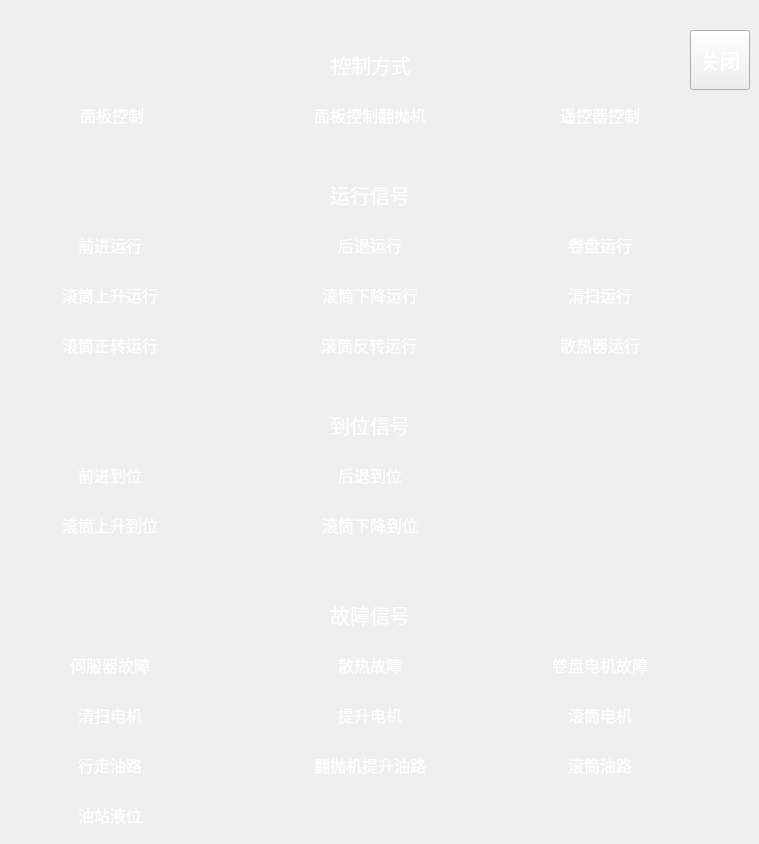
   <widget class="QWidget" name="tab_2">
    <attribute name="title">
     <string>设备状态</string>
    </attribute>
    <widget class="QPushButton" name="closePushButton2">
     <property name="geometry">
      <rect>
       <x>690</x>
       <y>30</y>
       <width>60</width>
       <height>60</height>
      </rect>
     </property>
     <property name="font">
      <font>
       <pointsize>15</pointsize>
       <weight>75</weight>
       <bold>true</bold>
      </font>
     </property>
     <property name="styleSheet">
      <string notr="true">color: rgb(255, 255, 255);</string>
     </property>
     <property name="text">
      <string>关闭</string>
     </property>
    </widget>
    <widget class="QLabel" name="label_44">
     <property name="geometry">
      <rect>
       <x>540</x>
       <y>100</y>
       <width>120</width>
       <height>30</height>
      </rect>
     </property>
     <property name="font">
      <font>
       <pointsize>12</pointsize>
      </font>
     </property>
     <property name="styleSheet">
      <string notr="true">color: rgb(255, 255, 255);
background-image: url(:/pic/field_bg.png);</string>
     </property>
     <property name="text">
      <string>遥控器控制</string>
     </property>
     <property name="alignment">
      <set>Qt::AlignCenter</set>
     </property>
    </widget>
    <widget class="QLabel" name="FPJ_REMOTE_CONTROL_MODE_2_label">
     <property name="geometry">
      <rect>
       <x>670</x>
       <y>100</y>
       <width>35</width>
       <height>35</height>
      </rect>
     </property>
     <property name="styleSheet">
      <string notr="true">background-image: url(:/pic/wheel_run.png);</string>
     </property>
     <property name="text">
      <string/>
     </property>
    </widget>
    <widget class="QLabel" name="label_45">
     <property name="geometry">
      <rect>
       <x>52</x>
       <y>100</y>
       <width>120</width>
       <height>30</height>
      </rect>
     </property>
     <property name="font">
      <font>
       <pointsize>12</pointsize>
      </font>
     </property>
     <property name="styleSheet">
      <string notr="true">color: rgb(255, 255, 255);
background-image: url(:/pic/field_bg.png);</string>
     </property>
     <property name="text">
      <string>面板控制</string>
     </property>
     <property name="alignment">
      <set>Qt::AlignCenter</set>
     </property>
    </widget>
    <widget class="QLabel" name="FPJ_CONTROL_MODE_label">
     <property name="geometry">
      <rect>
       <x>181</x>
       <y>99</y>
       <width>35</width>
       <height>35</height>
      </rect>
     </property>
     <property name="styleSheet">
      <string notr="true">background-image: url(:/pic/wheel_run.png);</string>
     </property>
     <property name="text">
      <string/>
     </property>
    </widget>
    <widget class="QLabel" name="label_46">
     <property name="geometry">
      <rect>
       <x>321</x>
       <y>50</y>
       <width>100</width>
       <height>30</height>
      </rect>
     </property>
     <property name="font">
      <font>
       <pointsize>15</pointsize>
      </font>
     </property>
     <property name="styleSheet">
      <string notr="true">color: rgb(255, 255, 255);
background-image: url(:/pic/field_bg.png);</string>
     </property>
     <property name="text">
      <string>控制方式</string>
     </property>
     <property name="alignment">
      <set>Qt::AlignCenter</set>
     </property>
    </widget>
    <widget class="QLabel" name="label_47">
     <property name="geometry">
      <rect>
       <x>320</x>
       <y>180</y>
       <width>100</width>
       <height>30</height>
      </rect>
     </property>
     <property name="font">
      <font>
       <pointsize>15</pointsize>
      </font>
     </property>
     <property name="styleSheet">
      <string notr="true">color: rgb(255, 255, 255);
background-image: url(:/pic/field_bg.png);</string>
     </property>
     <property name="text">
      <string>运行信号</string>
     </property>
     <property name="alignment">
      <set>Qt::AlignCenter</set>
     </property>
    </widget>
    <widget class="QLabel" name="FPJ_REMOTE_CONTROL_MODE_1_label">
     <property name="geometry">
      <rect>
       <x>440</x>
       <y>100</y>
       <width>35</width>
       <height>35</height>
      </rect>
     </property>
     <property name="styleSheet">
      <string notr="true">background-image: url(:/pic/wheel_run.png);</string>
     </property>
     <property name="text">
      <string/>
     </property>
    </widget>
    <widget class="QLabel" name="label_48">
     <property name="geometry">
      <rect>
       <x>310</x>
       <y>100</y>
       <width>120</width>
       <height>30</height>
      </rect>
     </property>
     <property name="font">
      <font>
       <pointsize>12</pointsize>
      </font>
     </property>
     <property name="styleSheet">
      <string notr="true">color: rgb(255, 255, 255);
background-image: url(:/pic/field_bg.png);</string>
     </property>
     <property name="text">
      <string>面板控制翻抛机</string>
     </property>
     <property name="alignment">
      <set>Qt::AlignCenter</set>
     </property>
    </widget>
    <widget class="QLabel" name="label_19">
     <property name="geometry">
      <rect>
       <x>310</x>
       <y>230</y>
       <width>120</width>
       <height>30</height>
      </rect>
     </property>
     <property name="font">
      <font>
       <pointsize>12</pointsize>
      </font>
     </property>
     <property name="styleSheet">
      <string notr="true">color: rgb(255, 255, 255);
background-image: url(:/pic/field_bg.png);</string>
     </property>
     <property name="text">
      <string>后退运行</string>
     </property>
     <property name="alignment">
      <set>Qt::AlignCenter</set>
     </property>
    </widget>
    <widget class="QLabel" name="label_10">
     <property name="geometry">
      <rect>
       <x>50</x>
       <y>230</y>
       <width>120</width>
       <height>30</height>
      </rect>
     </property>
     <property name="font">
      <font>
       <pointsize>12</pointsize>
      </font>
     </property>
     <property name="styleSheet">
      <string notr="true">color: rgb(255, 255, 255);
background-image: url(:/pic/field_bg.png);</string>
     </property>
     <property name="text">
      <string>前进运行</string>
     </property>
     <property name="alignment">
      <set>Qt::AlignCenter</set>
     </property>
    </widget>
    <widget class="QLabel" name="FPJ_ROLLER_F_label">
     <property name="geometry">
      <rect>
       <x>180</x>
       <y>230</y>
       <width>35</width>
       <height>35</height>
      </rect>
     </property>
     <property name="styleSheet">
      <string notr="true">background-image: url(:/pic/wheel_run.png);</string>
     </property>
     <property name="text">
      <string/>
     </property>
    </widget>
    <widget class="QLabel" name="FPJ_ROLLER_B_label">
     <property name="geometry">
      <rect>
       <x>440</x>
       <y>230</y>
       <width>35</width>
       <height>35</height>
      </rect>
     </property>
     <property name="styleSheet">
      <string notr="true">background-image: url(:/pic/wheel_run.png);</string>
     </property>
     <property name="text">
      <string/>
     </property>
    </widget>
    <widget class="QLabel" name="FPJ_SPOOL_RUN_label">
     <property name="geometry">
      <rect>
       <x>670</x>
       <y>230</y>
       <width>35</width>
       <height>35</height>
      </rect>
     </property>
     <property name="styleSheet">
      <string notr="true">background-image: url(:/pic/wheel_run.png);</string>
     </property>
     <property name="text">
      <string/>
     </property>
    </widget>
    <widget class="QLabel" name="label_30">
     <property name="geometry">
      <rect>
       <x>540</x>
       <y>230</y>
       <width>120</width>
       <height>30</height>
      </rect>
     </property>
     <property name="font">
      <font>
       <pointsize>12</pointsize>
      </font>
     </property>
     <property name="styleSheet">
      <string notr="true">color: rgb(255, 255, 255);
background-image: url(:/pic/field_bg.png);</string>
     </property>
     <property name="text">
      <string>卷盘运行</string>
     </property>
     <property name="alignment">
      <set>Qt::AlignCenter</set>
     </property>
    </widget>
    <widget class="QLabel" name="FPJ_SWEEPING_label">
     <property name="geometry">
      <rect>
       <x>670</x>
       <y>280</y>
       <width>35</width>
       <height>35</height>
      </rect>
     </property>
     <property name="styleSheet">
      <string notr="true">background-image: url(:/pic/wheel_run.png);</string>
     </property>
     <property name="text">
      <string/>
     </property>
    </widget>
    <widget class="QLabel" name="label_20">
     <property name="geometry">
      <rect>
       <x>50</x>
       <y>280</y>
       <width>120</width>
       <height>30</height>
      </rect>
     </property>
     <property name="font">
      <font>
       <pointsize>12</pointsize>
      </font>
     </property>
     <property name="styleSheet">
      <string notr="true">color: rgb(255, 255, 255);
background-image: url(:/pic/field_bg.png);</string>
     </property>
     <property name="text">
      <string>滚筒上升运行</string>
     </property>
     <property name="alignment">
      <set>Qt::AlignCenter</set>
     </property>
    </widget>
    <widget class="QLabel" name="label_11">
     <property name="geometry">
      <rect>
       <x>540</x>
       <y>280</y>
       <width>120</width>
       <height>30</height>
      </rect>
     </property>
     <property name="font">
      <font>
       <pointsize>12</pointsize>
      </font>
     </property>
     <property name="styleSheet">
      <string notr="true">color: rgb(255, 255, 255);
background-image: url(:/pic/field_bg.png);</string>
     </property>
     <property name="text">
      <string>清扫运行</string>
     </property>
     <property name="alignment">
      <set>Qt::AlignCenter</set>
     </property>
    </widget>
    <widget class="QLabel" name="FPJ_ROLLER_R_label">
     <property name="geometry">
      <rect>
       <x>180</x>
       <y>280</y>
       <width>35</width>
       <height>35</height>
      </rect>
     </property>
     <property name="styleSheet">
      <string notr="true">background-image: url(:/pic/wheel_run.png);</string>
     </property>
     <property name="text">
      <string/>
     </property>
    </widget>
    <widget class="QLabel" name="label_31">
     <property name="geometry">
      <rect>
       <x>310</x>
       <y>280</y>
       <width>120</width>
       <height>30</height>
      </rect>
     </property>
     <property name="font">
      <font>
       <pointsize>12</pointsize>
      </font>
     </property>
     <property name="styleSheet">
      <string notr="true">color: rgb(255, 255, 255);
background-image: url(:/pic/field_bg.png);</string>
     </property>
     <property name="text">
      <string>滚筒下降运行</string>
     </property>
     <property name="alignment">
      <set>Qt::AlignCenter</set>
     </property>
    </widget>
    <widget class="QLabel" name="FPJ_ROLLER_D_label">
     <property name="geometry">
      <rect>
       <x>440</x>
       <y>280</y>
       <width>35</width>
       <height>35</height>
      </rect>
     </property>
     <property name="styleSheet">
      <string notr="true">background-image: url(:/pic/wheel_run.png);</string>
     </property>
     <property name="text">
      <string/>
     </property>
    </widget>
    <widget class="QLabel" name="label_43">
     <property name="geometry">
      <rect>
       <x>309</x>
       <y>330</y>
       <width>120</width>
       <height>30</height>
      </rect>
     </property>
     <property name="font">
      <font>
       <pointsize>12</pointsize>
      </font>
     </property>
     <property name="styleSheet">
      <string notr="true">color: rgb(255, 255, 255);
background-image: url(:/pic/field_bg.png);</string>
     </property>
     <property name="text">
      <string>滚筒反转运行</string>
     </property>
     <property name="alignment">
      <set>Qt::AlignCenter</set>
     </property>
    </widget>
    <widget class="QLabel" name="label_12">
     <property name="geometry">
      <rect>
       <x>540</x>
       <y>330</y>
       <width>120</width>
       <height>30</height>
      </rect>
     </property>
     <property name="font">
      <font>
       <pointsize>12</pointsize>
      </font>
     </property>
     <property name="styleSheet">
      <string notr="true">color: rgb(255, 255, 255);
background-image: url(:/pic/field_bg.png);</string>
     </property>
     <property name="text">
      <string>散热器运行</string>
     </property>
     <property name="alignment">
      <set>Qt::AlignCenter</set>
     </property>
    </widget>
    <widget class="QLabel" name="FPJ_ROLLER_CORO_RUN_label">
     <property name="geometry">
      <rect>
       <x>180</x>
       <y>330</y>
       <width>35</width>
       <height>35</height>
      </rect>
     </property>
     <property name="styleSheet">
      <string notr="true">background-image: url(:/pic/wheel_run.png);</string>
     </property>
     <property name="text">
      <string/>
     </property>
    </widget>
    <widget class="QLabel" name="FPJ_ROLLER_INVE_RUN_label">
     <property name="geometry">
      <rect>
       <x>440</x>
       <y>330</y>
       <width>35</width>
       <height>35</height>
      </rect>
     </property>
     <property name="styleSheet">
      <string notr="true">background-image: url(:/pic/wheel_run.png);</string>
     </property>
     <property name="text">
      <string/>
     </property>
    </widget>
    <widget class="QLabel" name="label_24">
     <property name="geometry">
      <rect>
       <x>50</x>
       <y>330</y>
       <width>120</width>
       <height>30</height>
      </rect>
     </property>
     <property name="font">
      <font>
       <pointsize>12</pointsize>
      </font>
     </property>
     <property name="styleSheet">
      <string notr="true">color: rgb(255, 255, 255);
background-image: url(:/pic/field_bg.png);</string>
     </property>
     <property name="text">
      <string>滚筒正转运行</string>
     </property>
     <property name="alignment">
      <set>Qt::AlignCenter</set>
     </property>
    </widget>
    <widget class="QLabel" name="FPJ_COOLER_RUN_label">
     <property name="geometry">
      <rect>
       <x>670</x>
       <y>330</y>
       <width>35</width>
       <height>35</height>
      </rect>
     </property>
     <property name="styleSheet">
      <string notr="true">background-image: url(:/pic/wheel_run.png);</string>
     </property>
     <property name="text">
      <string/>
     </property>
    </widget>
    <widget class="QLabel" name="label_49">
     <property name="geometry">
      <rect>
       <x>320</x>
       <y>600</y>
       <width>100</width>
       <height>30</height>
      </rect>
     </property>
     <property name="font">
      <font>
       <pointsize>15</pointsize>
      </font>
     </property>
     <property name="styleSheet">
      <string notr="true">color: rgb(255, 255, 255);
background-image: url(:/pic/field_bg.png);</string>
     </property>
     <property name="text">
      <string>故障信号</string>
     </property>
     <property name="alignment">
      <set>Qt::AlignCenter</set>
     </property>
    </widget>
    <widget class="QLabel" name="label_50">
     <property name="geometry">
      <rect>
       <x>320</x>
       <y>410</y>
       <width>100</width>
       <height>30</height>
      </rect>
     </property>
     <property name="font">
      <font>
       <pointsize>15</pointsize>
      </font>
     </property>
     <property name="styleSheet">
      <string notr="true">color: rgb(255, 255, 255);
background-image: url(:/pic/field_bg.png);</string>
     </property>
     <property name="text">
      <string>到位信号</string>
     </property>
     <property name="alignment">
      <set>Qt::AlignCenter</set>
     </property>
    </widget>
    <widget class="QLabel" name="FPJ_B_IN_PLACE_label">
     <property name="geometry">
      <rect>
       <x>440</x>
       <y>460</y>
       <width>35</width>
       <height>35</height>
      </rect>
     </property>
     <property name="styleSheet">
      <string notr="true">background-image: url(:/pic/wheel_run.png);</string>
     </property>
     <property name="text">
      <string/>
     </property>
    </widget>
    <widget class="QLabel" name="label_9">
     <property name="geometry">
      <rect>
       <x>310</x>
       <y>460</y>
       <width>120</width>
       <height>30</height>
      </rect>
     </property>
     <property name="font">
      <font>
       <pointsize>12</pointsize>
      </font>
     </property>
     <property name="styleSheet">
      <string notr="true">color: rgb(255, 255, 255);
background-image: url(:/pic/field_bg.png);</string>
     </property>
     <property name="text">
      <string>后退到位</string>
     </property>
     <property name="alignment">
      <set>Qt::AlignCenter</set>
     </property>
    </widget>
    <widget class="QLabel" name="label_28">
     <property name="geometry">
      <rect>
       <x>50</x>
       <y>460</y>
       <width>120</width>
       <height>30</height>
      </rect>
     </property>
     <property name="font">
      <font>
       <pointsize>12</pointsize>
      </font>
     </property>
     <property name="styleSheet">
      <string notr="true">color: rgb(255, 255, 255);
background-image: url(:/pic/field_bg.png);</string>
     </property>
     <property name="text">
      <string>前进到位</string>
     </property>
     <property name="alignment">
      <set>Qt::AlignCenter</set>
     </property>
    </widget>
    <widget class="QLabel" name="FPJ_F_IN_PLACE_label">
     <property name="geometry">
      <rect>
       <x>180</x>
       <y>460</y>
       <width>35</width>
       <height>35</height>
      </rect>
     </property>
     <property name="styleSheet">
      <string notr="true">background-image: url(:/pic/wheel_run.png);</string>
     </property>
     <property name="text">
      <string/>
     </property>
    </widget>
    <widget class="QLabel" name="label_29">
     <property name="geometry">
      <rect>
       <x>310</x>
       <y>510</y>
       <width>120</width>
       <height>30</height>
      </rect>
     </property>
     <property name="font">
      <font>
       <pointsize>12</pointsize>
      </font>
     </property>
     <property name="styleSheet">
      <string notr="true">color: rgb(255, 255, 255);
background-image: url(:/pic/field_bg.png);</string>
     </property>
     <property name="text">
      <string>滚筒下降到位</string>
     </property>
     <property name="alignment">
      <set>Qt::AlignCenter</set>
     </property>
    </widget>
    <widget class="QLabel" name="FPJ_ROLLER_R_IN_PLACE_label">
     <property name="geometry">
      <rect>
       <x>180</x>
       <y>510</y>
       <width>35</width>
       <height>35</height>
      </rect>
     </property>
     <property name="styleSheet">
      <string notr="true">background-image: url(:/pic/wheel_run.png);</string>
     </property>
     <property name="text">
      <string/>
     </property>
    </widget>
    <widget class="QLabel" name="FPJ_ROLLER_D_IN_PLACE_label">
     <property name="geometry">
      <rect>
       <x>440</x>
       <y>510</y>
       <width>35</width>
       <height>35</height>
      </rect>
     </property>
     <property name="styleSheet">
      <string notr="true">background-image: url(:/pic/wheel_run.png);</string>
     </property>
     <property name="text">
      <string/>
     </property>
    </widget>
    <widget class="QLabel" name="label_18">
     <property name="geometry">
      <rect>
       <x>50</x>
       <y>510</y>
       <width>120</width>
       <height>30</height>
      </rect>
     </property>
     <property name="font">
      <font>
       <pointsize>12</pointsize>
      </font>
     </property>
     <property name="styleSheet">
      <string notr="true">color: rgb(255, 255, 255);
background-image: url(:/pic/field_bg.png);</string>
     </property>
     <property name="text">
      <string>滚筒上升到位</string>
     </property>
     <property name="alignment">
      <set>Qt::AlignCenter</set>
     </property>
    </widget>
    <widget class="QLabel" name="label_32">
     <property name="geometry">
      <rect>
       <x>310</x>
       <y>650</y>
       <width>120</width>
       <height>30</height>
      </rect>
     </property>
     <property name="font">
      <font>
       <pointsize>12</pointsize>
      </font>
     </property>
     <property name="styleSheet">
      <string notr="true">color: rgb(255, 255, 255);
background-image: url(:/pic/field_bg.png);</string>
     </property>
     <property name="text">
      <string>散热故障</string>
     </property>
     <property name="alignment">
      <set>Qt::AlignCenter</set>
     </property>
    </widget>
    <widget class="QLabel" name="FPJ_COOLER_1_FAULT_label">
     <property name="geometry">
      <rect>
       <x>440</x>
       <y>650</y>
       <width>35</width>
       <height>35</height>
      </rect>
     </property>
     <property name="styleSheet">
      <string notr="true">background-image: url(:/pic/wheel_run.png);</string>
     </property>
     <property name="text">
      <string/>
     </property>
    </widget>
    <widget class="QLabel" name="FPJ_SERVO_1_FAULT_label">
     <property name="geometry">
      <rect>
       <x>180</x>
       <y>650</y>
       <width>35</width>
       <height>35</height>
      </rect>
     </property>
     <property name="styleSheet">
      <string notr="true">background-image: url(:/pic/wheel_run.png);</string>
     </property>
     <property name="text">
      <string/>
     </property>
    </widget>
    <widget class="QLabel" name="label_34">
     <property name="geometry">
      <rect>
       <x>540</x>
       <y>650</y>
       <width>120</width>
       <height>30</height>
      </rect>
     </property>
     <property name="font">
      <font>
       <pointsize>12</pointsize>
      </font>
     </property>
     <property name="styleSheet">
      <string notr="true">color: rgb(255, 255, 255);
background-image: url(:/pic/field_bg.png);</string>
     </property>
     <property name="text">
      <string>卷盘电机故障</string>
     </property>
     <property name="alignment">
      <set>Qt::AlignCenter</set>
     </property>
    </widget>
    <widget class="QLabel" name="label_25">
     <property name="geometry">
      <rect>
       <x>50</x>
       <y>650</y>
       <width>120</width>
       <height>30</height>
      </rect>
     </property>
     <property name="font">
      <font>
       <pointsize>12</pointsize>
      </font>
     </property>
     <property name="styleSheet">
      <string notr="true">color: rgb(255, 255, 255);
background-image: url(:/pic/field_bg.png);</string>
     </property>
     <property name="text">
      <string>伺服器故障</string>
     </property>
     <property name="alignment">
      <set>Qt::AlignCenter</set>
     </property>
    </widget>
    <widget class="QLabel" name="FPJ_SPOOL_FAULT_label">
     <property name="geometry">
      <rect>
       <x>670</x>
       <y>650</y>
       <width>35</width>
       <height>35</height>
      </rect>
     </property>
     <property name="styleSheet">
      <string notr="true">background-image: url(:/pic/wheel_run.png);</string>
     </property>
     <property name="text">
      <string/>
     </property>
    </widget>
    <widget class="QLabel" name="label_36">
     <property name="geometry">
      <rect>
       <x>310</x>
       <y>700</y>
       <width>120</width>
       <height>30</height>
      </rect>
     </property>
     <property name="font">
      <font>
       <pointsize>12</pointsize>
      </font>
     </property>
     <property name="styleSheet">
      <string notr="true">color: rgb(255, 255, 255);
background-image: url(:/pic/field_bg.png);</string>
     </property>
     <property name="text">
      <string>提升电机</string>
     </property>
     <property name="alignment">
      <set>Qt::AlignCenter</set>
     </property>
    </widget>
    <widget class="QLabel" name="label_35">
     <property name="geometry">
      <rect>
       <x>50</x>
       <y>700</y>
       <width>120</width>
       <height>30</height>
      </rect>
     </property>
     <property name="font">
      <font>
       <pointsize>12</pointsize>
      </font>
     </property>
     <property name="styleSheet">
      <string notr="true">color: rgb(255, 255, 255);
background-image: url(:/pic/field_bg.png);</string>
     </property>
     <property name="text">
      <string>清扫电机</string>
     </property>
     <property name="alignment">
      <set>Qt::AlignCenter</set>
     </property>
    </widget>
    <widget class="QLabel" name="FPJ_LIFTING_EM_FAULT_label">
     <property name="geometry">
      <rect>
       <x>440</x>
       <y>700</y>
       <width>35</width>
       <height>35</height>
      </rect>
     </property>
     <property name="styleSheet">
      <string notr="true">background-image: url(:/pic/wheel_run.png);</string>
     </property>
     <property name="text">
      <string/>
     </property>
    </widget>
    <widget class="QLabel" name="FPJ_SWEEPING_EM_FAULT_label">
     <property name="geometry">
      <rect>
       <x>180</x>
       <y>700</y>
       <width>35</width>
       <height>35</height>
      </rect>
     </property>
     <property name="styleSheet">
      <string notr="true">background-image: url(:/pic/wheel_run.png);</string>
     </property>
     <property name="text">
      <string/>
     </property>
    </widget>
    <widget class="QLabel" name="FPJ_ROLLER_EM_FAULT_label">
     <property name="geometry">
      <rect>
       <x>670</x>
       <y>700</y>
       <width>35</width>
       <height>35</height>
      </rect>
     </property>
     <property name="styleSheet">
      <string notr="true">background-image: url(:/pic/wheel_run.png);</string>
     </property>
     <property name="text">
      <string/>
     </property>
    </widget>
    <widget class="QLabel" name="label_39">
     <property name="geometry">
      <rect>
       <x>540</x>
       <y>700</y>
       <width>120</width>
       <height>30</height>
      </rect>
     </property>
     <property name="font">
      <font>
       <pointsize>12</pointsize>
      </font>
     </property>
     <property name="styleSheet">
      <string notr="true">color: rgb(255, 255, 255);
background-image: url(:/pic/field_bg.png);</string>
     </property>
     <property name="text">
      <string>滚筒电机</string>
     </property>
     <property name="alignment">
      <set>Qt::AlignCenter</set>
     </property>
    </widget>
    <widget class="QLabel" name="label_41">
     <property name="geometry">
      <rect>
       <x>50</x>
       <y>800</y>
       <width>120</width>
       <height>30</height>
      </rect>
     </property>
     <property name="font">
      <font>
       <pointsize>12</pointsize>
      </font>
     </property>
     <property name="styleSheet">
      <string notr="true">color: rgb(255, 255, 255);
background-image: url(:/pic/field_bg.png);</string>
     </property>
     <property name="text">
      <string>油站液位</string>
     </property>
     <property name="alignment">
      <set>Qt::AlignCenter</set>
     </property>
    </widget>
    <widget class="QLabel" name="HS_LEVEL_label">
     <property name="geometry">
      <rect>
       <x>180</x>
       <y>800</y>
       <width>35</width>
       <height>35</height>
      </rect>
     </property>
     <property name="styleSheet">
      <string notr="true">background-image: url(:/pic/wheel_run.png);</string>
     </property>
     <property name="text">
      <string/>
     </property>
    </widget>
    <widget class="QLabel" name="FPJ_WALKING_OC_EM_FAULT_label">
     <property name="geometry">
      <rect>
       <x>180</x>
       <y>750</y>
       <width>35</width>
       <height>35</height>
      </rect>
     </property>
     <property name="styleSheet">
      <string notr="true">background-image: url(:/pic/wheel_run.png);</string>
     </property>
     <property name="text">
      <string/>
     </property>
    </widget>
    <widget class="QLabel" name="FPJ_LIFTING_OC_EM_FAULT_label">
     <property name="geometry">
      <rect>
       <x>440</x>
       <y>750</y>
       <width>35</width>
       <height>35</height>
      </rect>
     </property>
     <property name="styleSheet">
      <string notr="true">background-image: url(:/pic/wheel_run.png);</string>
     </property>
     <property name="text">
      <string/>
     </property>
    </widget>
    <widget class="QLabel" name="label_51">
     <property name="geometry">
      <rect>
       <x>540</x>
       <y>750</y>
       <width>120</width>
       <height>30</height>
      </rect>
     </property>
     <property name="font">
      <font>
       <pointsize>12</pointsize>
      </font>
     </property>
     <property name="styleSheet">
      <string notr="true">color: rgb(255, 255, 255);
background-image: url(:/pic/field_bg.png);</string>
     </property>
     <property name="text">
      <string>滚筒油路</string>
     </property>
     <property name="alignment">
      <set>Qt::AlignCenter</set>
     </property>
    </widget>
    <widget class="QLabel" name="label_52">
     <property name="geometry">
      <rect>
       <x>310</x>
       <y>750</y>
       <width>120</width>
       <height>30</height>
      </rect>
     </property>
     <property name="font">
      <font>
       <pointsize>12</pointsize>
      </font>
     </property>
     <property name="styleSheet">
      <string notr="true">color: rgb(255, 255, 255);
background-image: url(:/pic/field_bg.png);</string>
     </property>
     <property name="text">
      <string>翻抛机提升油路</string>
     </property>
     <property name="alignment">
      <set>Qt::AlignCenter</set>
     </property>
    </widget>
    <widget class="QLabel" name="FPJ_ROLLER_OC_EM_FAULT_label">
     <property name="geometry">
      <rect>
       <x>670</x>
       <y>750</y>
       <width>35</width>
       <height>35</height>
      </rect>
     </property>
     <property name="styleSheet">
      <string notr="true">background-image: url(:/pic/wheel_run.png);</string>
     </property>
     <property name="text">
      <string/>
     </property>
    </widget>
    <widget class="QLabel" name="label_53">
     <property name="geometry">
      <rect>
       <x>50</x>
       <y>750</y>
       <width>120</width>
       <height>30</height>
      </rect>
     </property>
     <property name="font">
      <font>
       <pointsize>12</pointsize>
      </font>
     </property>
     <property name="styleSheet">
      <string notr="true">color: rgb(255, 255, 255);
background-image: url(:/pic/field_bg.png);</string>
     </property>
     <property name="text">
      <string>行走油路</string>
     </property>
     <property name="alignment">
      <set>Qt::AlignCenter</set>
     </property>
    </widget>
   </widget>
